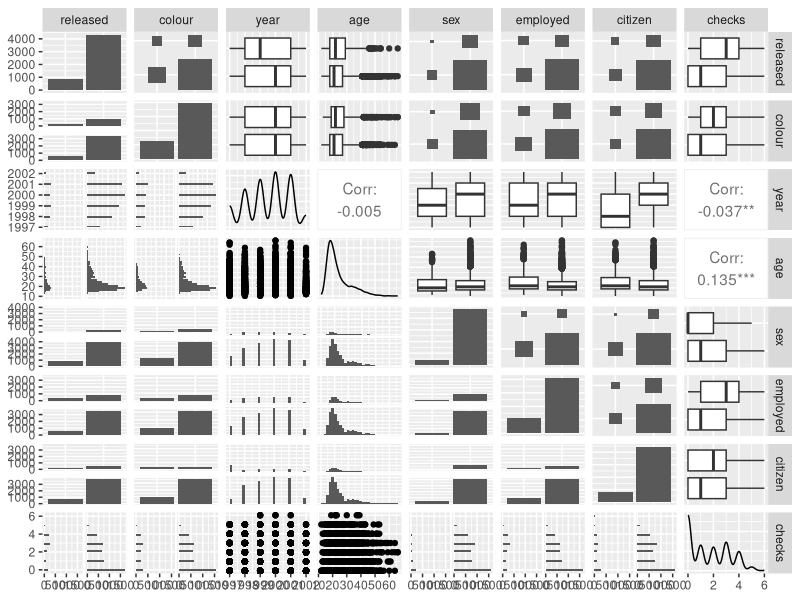
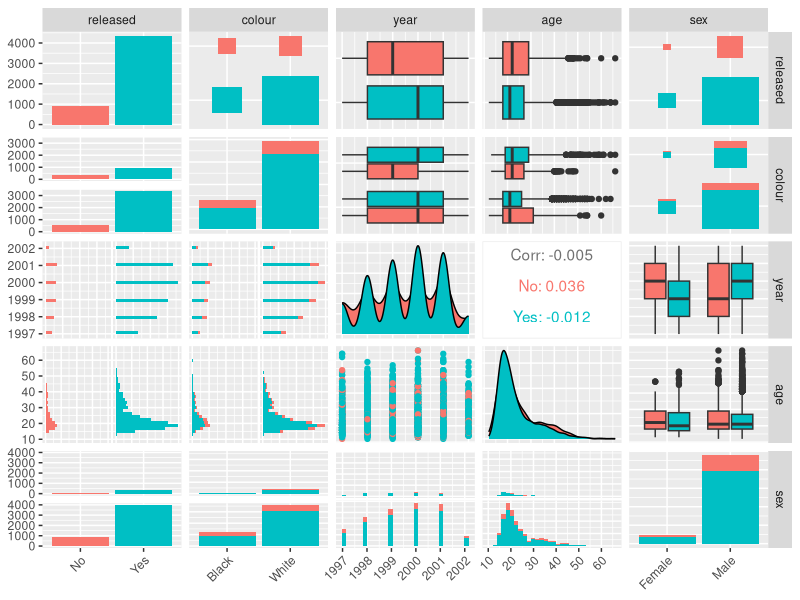
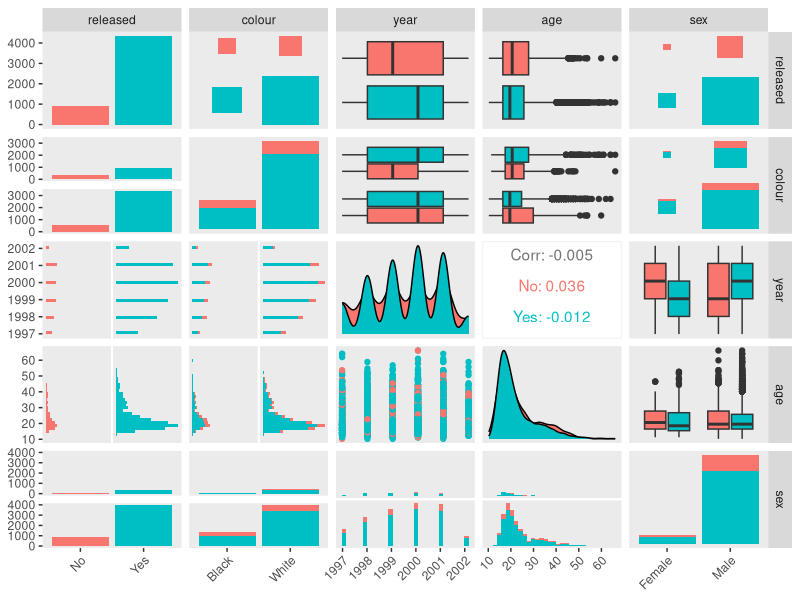
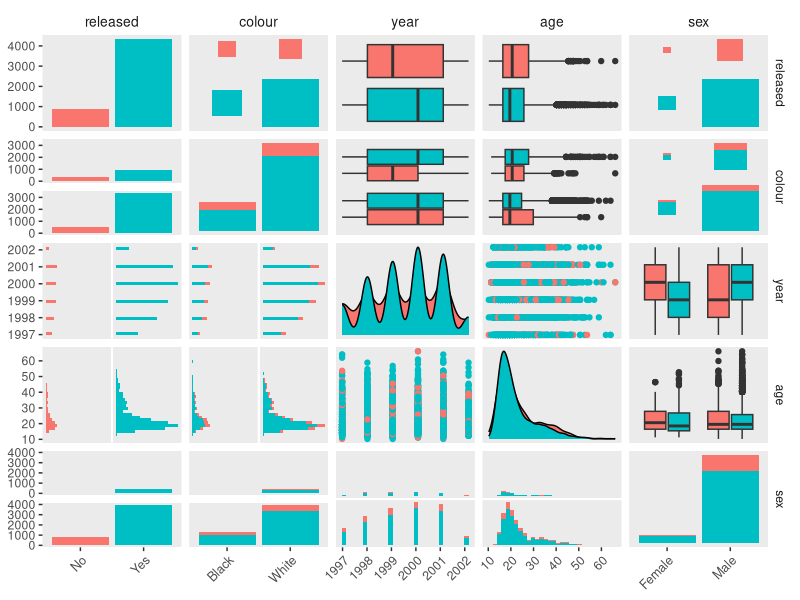
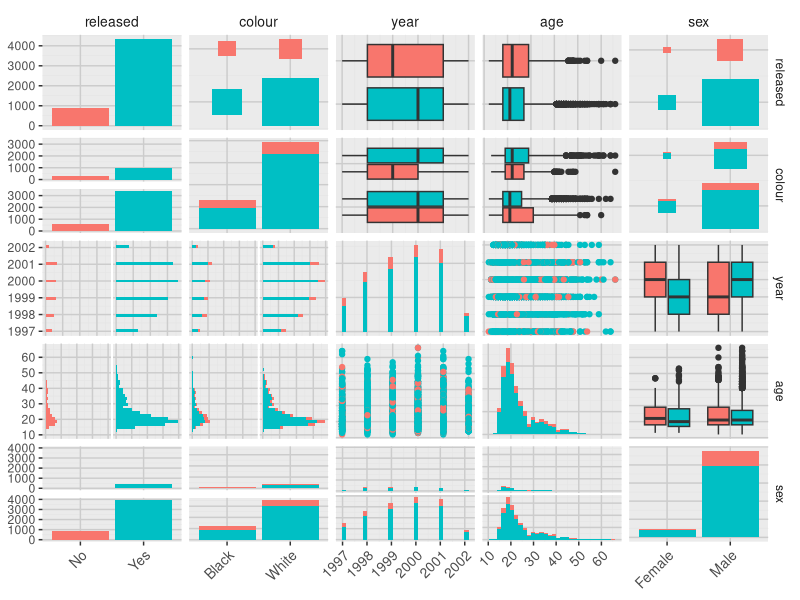

The R script that drew these images, in order:
## ---- chunk 1
library(effects)
library(ggplot2)
library(GGally)

## ---- chunk 2
plot <- ggpairs(Arrests)
plot
## ---- chunk 3
plot <- ggpairs(Arrests, columns = c(1, 2:5), mapping = ggplot2::aes(color = released)) + theme(axis.text.x = ggplot2::element_text(angle = 45, hjust = 1))

plot
## ---- chunk 4
plot <- ggpairs(Arrests, columns = c(1, 2:5), mapping = ggplot2::aes(color = released)) + theme(axis.text.x = ggplot2::element_text(angle = 45, hjust = 1), panel.grid.major = ggplot2::element_blank(), panel.grid.minor = ggplot2::element_blank(), legend.title = ggplot2::element_text(size = 12), legend.text = ggplot2::element_text(size = 10))

plot

## ---- chunk 5
plot <- ggpairs(Arrests, columns = c(1, 2:5),
                mapping = ggplot2::aes(color = released),
                upper = list(continuous = wrap("points")),
                lower = list(continuous = wrap("points"))) +
  theme(axis.text.x = ggplot2::element_text(angle = 45, hjust = 1),
        panel.grid.major = ggplot2::element_blank(),
        panel.grid.minor = ggplot2::element_blank(),
        legend.title = ggplot2::element_text(size = 12),
        legend.text = ggplot2::element_text(size = 10))

## ---- chunk 6
plot <- plot + theme(strip.background = ggplot2::element_blank(),
                     strip.text.x = ggplot2::element_text(size = 10),
                     axis.text.x = ggplot2::element_text(size = 9))

plot

## ---- chunk 7
add_axes_and_grids <- function(plot) {
  plot + theme(
    axis.text.x = ggplot2::element_text(angle = 45, hjust = 1),
    axis.ticks.x = ggplot2::element_line(),
    panel.grid.major = ggplot2::element_line(color = "grey80"),
    panel.grid.minor = ggplot2::element_line(color = "grey90"),
    strip.background = ggplot2::element_blank(),
    strip.text.x = ggplot2::element_text(size = 10),
    axis.title.x = ggplot2::element_text(size = 12)
  )
}

## ---- chunk 8
base_plot <- ggpairs(Arrests, columns = c(1, 2:5),
                     mapping = ggplot2::aes(color = released),
                     upper = list(continuous = wrap("points")),
                     lower = list(continuous = wrap("points")),
                     diag = list(continuous = wrap("barDiag")))

## ---- chunk 9
plot <- base_plot +
  theme(
    axis.text.x = ggplot2::element_text(angle = 45, hjust = 1),
    panel.grid.major = ggplot2::element_line(color = "grey80"),
    panel.grid.minor = ggplot2::element_line(color = "grey90"),
    strip.background = ggplot2::element_blank(),
    strip.text.x = ggplot2::element_text(size = 10),
    axis.title.x = ggplot2::element_text(size = 12),
    axis.ticks.x = ggplot2::element_line(),
    axis.text.x.bottom = ggplot2::element_text(size = 10)
  )


plot
